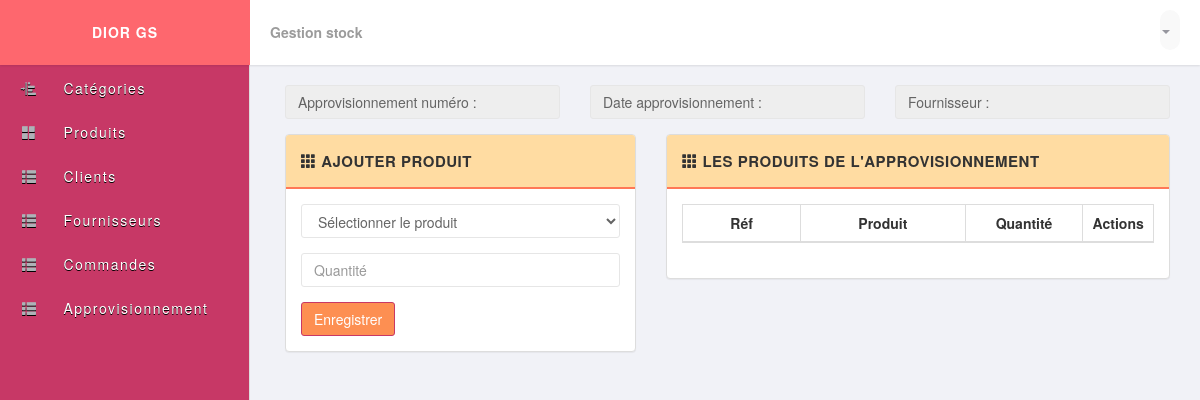
Page /approvisionnement_produit.php on the earlier database version.
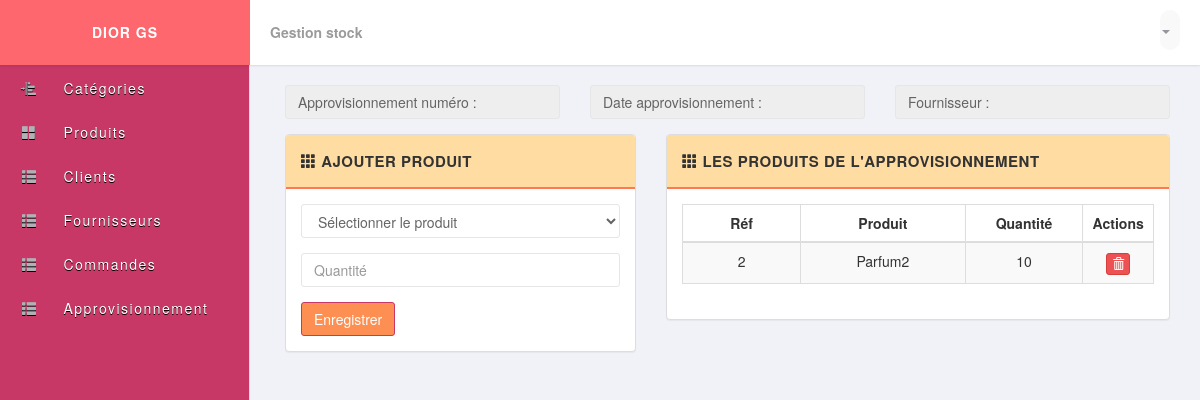
Same page on the later database version.
### tables this page shows
CREATE TABLE IF NOT EXISTS `approvisionnement_produit` (
  `num` int(11) NOT NULL,
  `ref` int(11) NOT NULL,
  `quantite` int(11) NOT NULL,
  PRIMARY KEY (`ref`,`num`)
);

CREATE TABLE IF NOT EXISTS `produit` (
  `reference` varchar(20) NOT NULL,
  `description` varchar(100) NOT NULL,
  `quantite_stock` int(11) NOT NULL,
  `prix_achat` float NOT NULL,
  `prix_vente` float NOT NULL,
  `categorie` int(50) NOT NULL,
  PRIMARY KEY (`reference`)
);

### dbaccess.php (called while the page is built, shortened)
<?php
class Dbaccess
{
    private $_dbHost = 'localhost';
    private $_dbUser = 'root';
    private $_dbPass = '';
    private $_dbName = 'diorgs';
    private $_statement;
    private $_dbHandler;
    public function __construct()
    {
        $conn = 'mysql:host=' . $this->_dbHost . ';dbname=' . $this->_dbName . ';port=3308';
        try {
            $this->_dbHandler = new PDO($conn, $this->_dbUser, $this->_dbPass);
        } catch (PDOException $e) {
            $this->_error = $e->getMessage();
            echo $this->_error;
        }
    }
    public function query($sql)
    {
        $this->_statement = $this->_dbHandler->prepare($sql);
    }
    public function execute()
    {
        return $this->_statement->execute();
    }
    public function resultSet()
    {
        $this->execute();
        return $this->_statement->fetchAll(PDO::FETCH_OBJ);
    }
    public function single()
    {
        $this->execute();
        return $this->_statement->fetch(PDO::FETCH_OBJ);
    }
}

### Classes.php (called while the page is built, shortened)
<?php
require_once('dbaccess.php');
class Approvisionnement
{
    private  $_num;
    public function setNum($num)
    {
        $this->_num = $num;
    }
    public function trouverApprovisionnement()
    {
        $_dba = new Dbaccess();
        $_dba->query("Select * from approvisionnement where num='" . $this->_num . "'");
        return $_dba->single();
    }
};
class ApprovisionnementProduit
{
    public function getAll()
    {
        $_dba = new Dbaccess();
        $_dba->query("Select * from approvisionnement_produit cp
                    inner join approvisionnement a on cp.num=a.num
                    inner join produit p on p.reference=cp.ref");
        return $_dba->resultSet();
    }
};

### approvisionnement_produit.php (the view, shortened to what the changed rows need)
<?php
require_once('Classes.php');
$cmdapp = new ApprovisionnementProduit();
$lst = $cmdapp->getAll();
$app = new Approvisionnement();
$app->setNum($_GET['num']);
$app = $app->trouverApprovisionnement();
?>
<?php include_once('header.php'); ?>
<div class="row">
  <div class="col-md-7">
    <div class="panel panel-default">
      <div class="panel-body">
        <table class="table table-bordered table-striped table-hover">
          <thead>
            <tr>
              <th class="text-center" style="width: 25%;">Réf</th>
              <th class="text-center" style="width: 35%;">Produit</th>
              <th class="text-center" style="width: 25%;">Quantité</th>
              <th class="text-center" style="width: 20%;">Actions</th>
            </tr>
          </thead>
          <tbody>
            <?php foreach ($lst as $c) : ?>
              <tr>
                <td class="text-center"><?php echo $c->ref; ?></td>
                <td class="text-center"><?php echo $c->description; ?></td>
                <td class="text-center"><?php echo $c->quantite; ?></td>
                <td class="text-center">
                  <div class="btn-group">
                    <a href="supprimer_approvisionnement_produit.php?num=<?php echo $app->num;
                                                                        ?>&ref=<?php echo $c->ref
                                                              ?>" class="btn btn-xs btn-danger" data-toggle="tooltip" title="Remove">
                      <span class="glyphicon glyphicon-trash"></span>
                    </a>
                  </div>
                </td>
              </tr>
            <?php endforeach; ?>
          </tbody>
        </table>
      </div>
    </div>
  </div>
</div>
</div>
<?php include_once('footer.php'); ?>

Differences in the rows shown:
added approvisionnement_produit: ref "2", produit.description "Parfum2", quantite "10"
